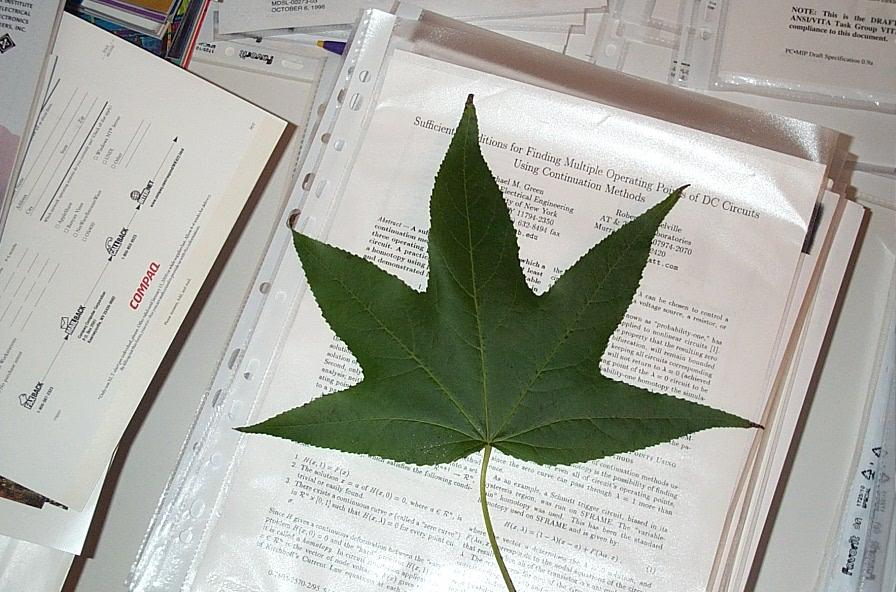
#> input picture week_12_problem_solving/find_leaf/image_0002.jpg, 896 x 592 px
$ python images.py
#> lines starting #> are read from the running program, lines starting #| are printed output that depends on the picture; after the words box and inside, x2 and y2 are one past the last pixel; in counts of white or black regions, pixels touching at a corner belong together; long printed decimals are rounded
import numpy as np
import skimage.io as io
import skimage.segmentation as seg
import skimage.filters as filter
from scipy.ndimage import binary_fill_holes
import matplotlib.pyplot as plt

# 1: Load and scale the image
leaf_image = io.imread('image_0002.jpg')
#> leaf_image is the input picture: shape (592, 896, 3); mean R, G, B 170.1, 171.4, 163.4
leaf_image_normalized = leaf_image / 255.0
height = leaf_image.shape[0]
#> height = 592
width = leaf_image.shape[1]
#> width = 896
# io.imshow(leaf_image)
# io.show()
# exit()

# 2: Obtain colour image channels
red = leaf_image_normalized[:, :, 0]
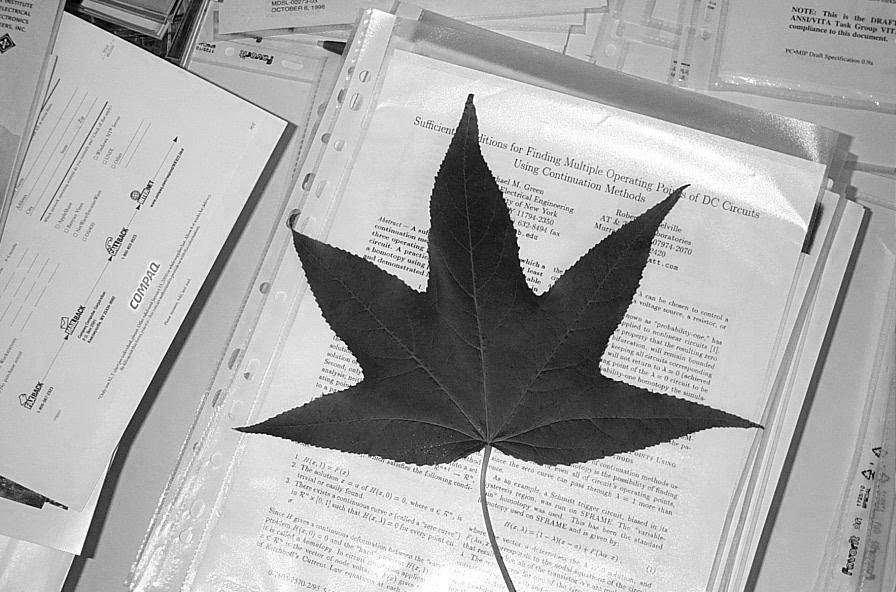
#> red: shape (592, 896) float64; min 0, max 1, mean 0.667
green = leaf_image_normalized[:, :, 1]
blue = leaf_image_normalized[:, :, 2]


# 3: compute the greenness of each pixel
greenness = np.zeros([height, width], dtype=float)

# [14 lines of commented-out code are left out]
total = (red + green + blue)

greenness[total > 0] = green[total > 0] / total[total > 0]
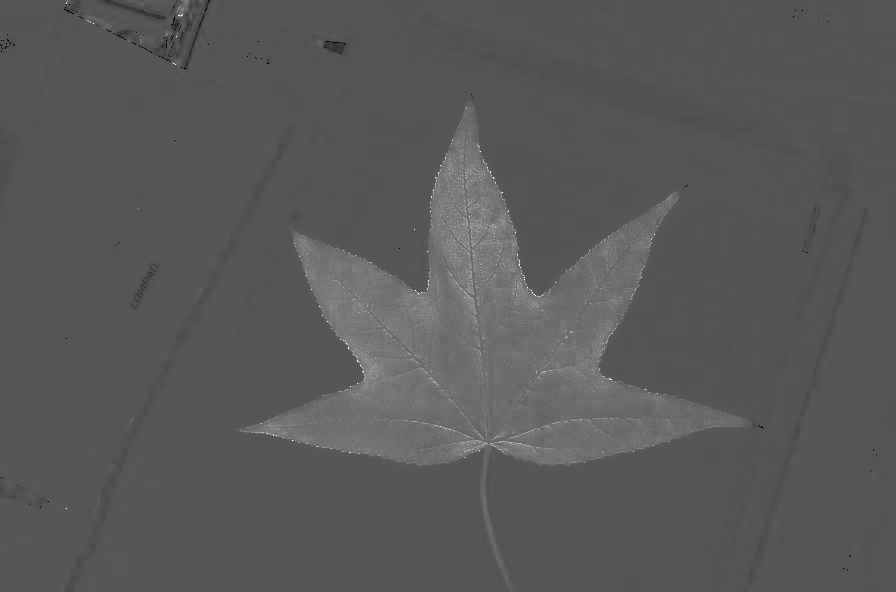
#> greenness: shape (592, 896) float64; min 0, max 1, mean 0.35
# [17 lines of commented-out code are left out]
T = filter.threshold_otsu(greenness)
#> T = 0.393
# T = 0.4
print(T)
#| 0.3926

# 6: Segment the image using the greenness threshold.
segmentation = np.zeros([height, width], dtype=bool)

# [7 lines of commented-out code are left out]
segmentation = greenness > T
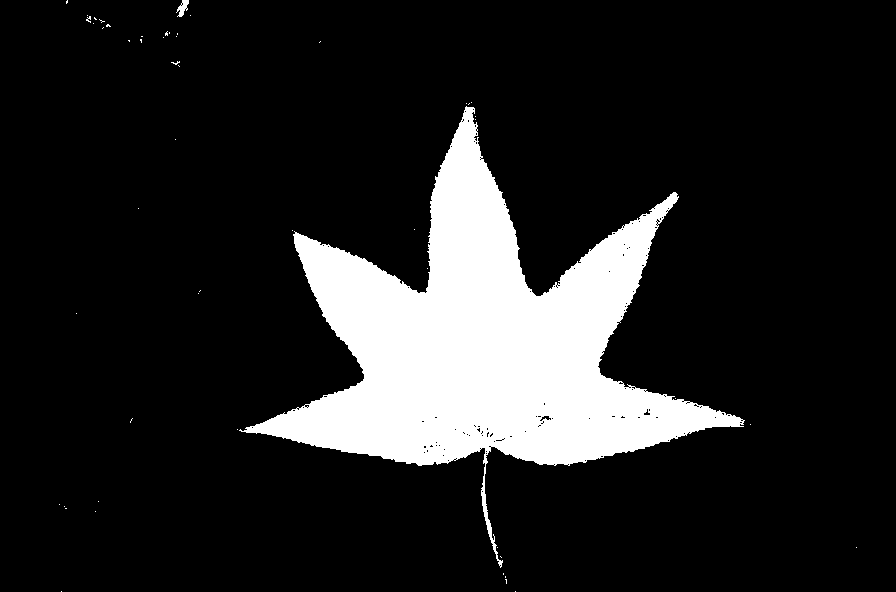
#> segmentation: shape (592, 896) bool; 14% white; 52 white regions (50 under 20 px), largest, box (x1, y1, x2, y2) and area: (239, 106, 745, 568) 73900, (176, 0, 189, 17) 114

# fill holes using a library function
segmentation = binary_fill_holes(segmentation)
#> segmentation: shape (592, 896) bool; 14% white; 52 white regions (50 under 20 px), largest, box (x1, y1, x2, y2) and area: (239, 106, 745, 568) 74196, (176, 0, 189, 17) 118

# # 7: draw the segmentation on the original image
# find the boundary of leaf
segmentation_boundaries = np.zeros_like(segmentation).astype(bool)
for i in range(1, segmentation_boundaries.shape[0]-1):
    for j in range(1, segmentation_boundaries.shape[1]-1):
        if (segmentation[i, j] and  # leaf True, 8 neighbours are not all leaf
                not (segmentation[i - 1, j]
                     and segmentation[i + 1, j]
                     and segmentation[i, j - 1]
                     and segmentation[i, j - 1]
                     and segmentation[i + 1, j + 1]
                     and segmentation[i - 1, j - 1]
                     and segmentation[i + 1, j - 1]
                     and segmentation[i - 1, j + 1])):
            segmentation_boundaries[i, j] = True
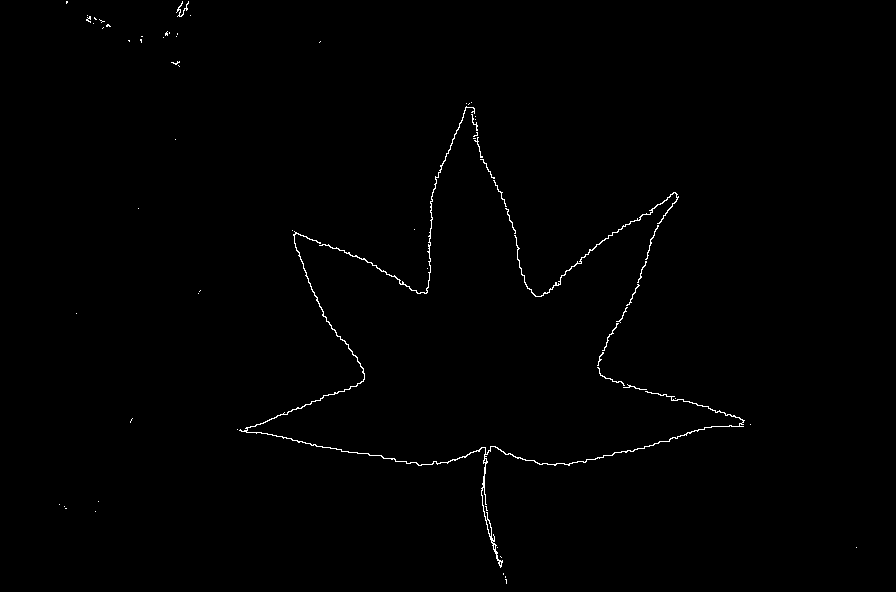
#> segmentation_boundaries: shape (592, 896) bool; 0.59% white in thin lines or dots, all inside (x1, y1, x2, y2) = (59, 1, 857, 584)


# # use the module function seg:
# segmentation_boundaries = seg.find_boundaries(segmentation)
#
red[segmentation_boundaries] = 1.0
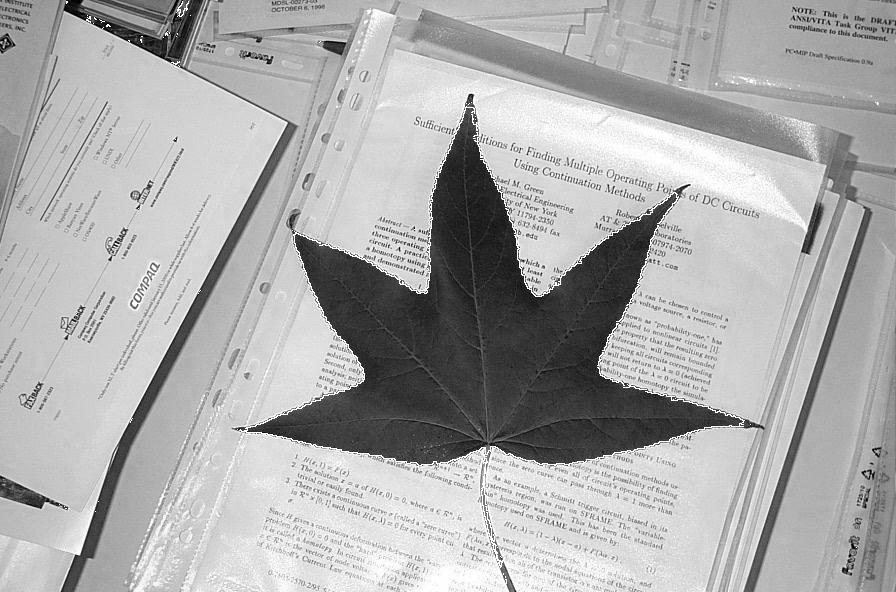
#> red: shape (592, 896) float64; 0.59% of pixels changed, all inside (x1, y1, x2, y2) = (59, 1, 857, 584)
green[segmentation_boundaries] = 0.0
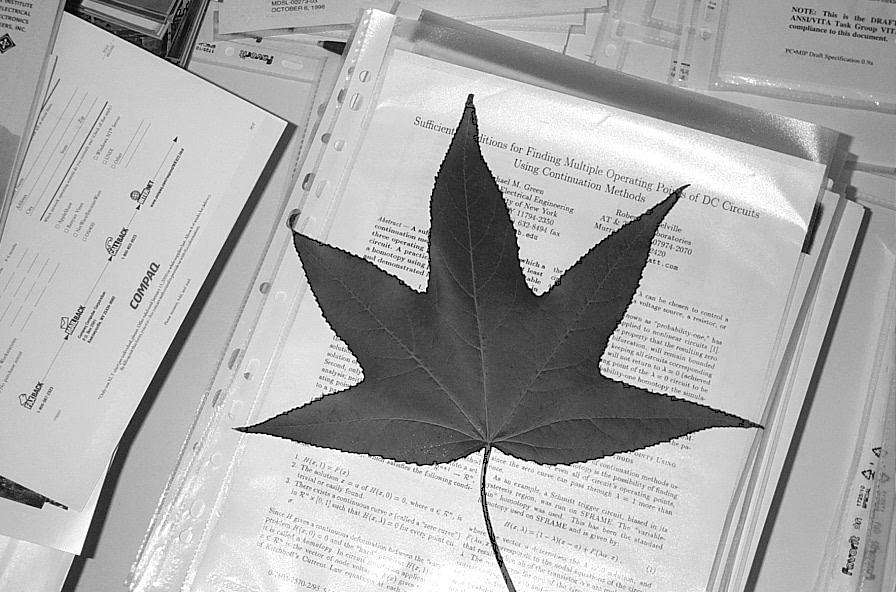
#> green: shape (592, 896) float64; min 0, max 1, mean 0.671
blue[segmentation_boundaries] = 0.0
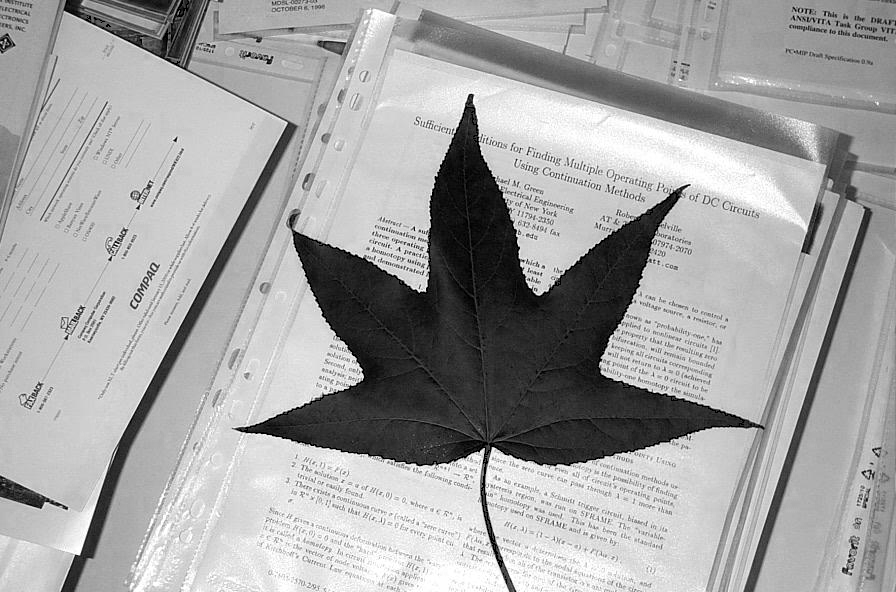
#> blue: shape (592, 896) float64; min 0, max 1, mean 0.64
result = np.dstack([red, green, blue])  # stack three channels together to form a new 3-D array
segfig = plt.figure()
io.imshow(result)
io.show()


# 8: Measure how close the segmentation is to the right answer
#
# # load the ground truth
# GT = io.imread('threshimage_0002.png').astype(bool)
#
# # Compute Dice Similarity Coefficient
# intersection = np.logical_and(segmentation, GT)
# area_seg = np.sum(segmentation)
# area_gt = np.sum(GT)
# area_intersect = np.sum(intersection)
# DSC = 2 * area_intersect / (area_seg + area_gt)
# print('The Dice similarity coefficient of the segmentation is: ', DSC)
#
#
